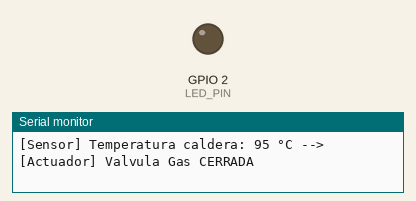
Recording of a sketch running on a simulated ESP32. On the bench: output pins drawn as LEDs (lit = HIGH), the last lines printed to the serial monitor. Random numbers use the default seed unless the sketch sets one.

Above: at 6.0 s.
At 16.0 s:
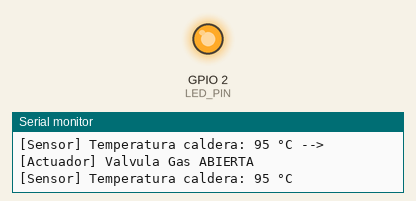
Timing chart, 0 to 28.3 s (numbered marks = the images above):
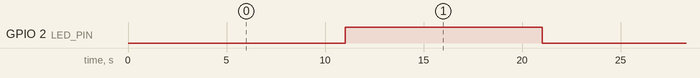

The sketch:

ej1.ino
```cpp
/*
 * Sistemas embebidos y de tiempo real
 * Ejercicio1: Control de temperatura de caldera
 * Autor: Waldo Fusiman
 */


#include "ej1.h"

int temperature = 0;  // Valor de temperatura actual
bool valve = false;   // valvula abierta=true, cerrada=false
int counter = 0;  // contador de tiempo on/off de la valvula
SemaphoreHandle_t xMutexTemperature; // mutex para proteger lectura/escritura de temperatura y seteo de valvula

/*
* Abre/cierra valvula, enciende/apaga led.
*/
static void setValve( bool on_off ) {
  valve = on_off;
  digitalWrite( LED_PIN, on_off ? HIGH:LOW );
}

void setup() {
  initSystem();
  delay( 1000 );

  Serial.println("\t|---------------------------------------------------------------");
  Serial.println("\t| Inicia Sistema de Control de Caldera");
  Serial.printf("\t| Temperatura de caldera inicial %d°C\n", temperature );
  Serial.println("\t| Comando:");
  Serial.println("\t|  T:XX (ej. T:50 -> cambia la temperatura de la caldera a 50°C)");
  Serial.println("\t|---------------------------------------------------------------");

  // Creacion de tareas
  xTaskCreatePinnedToCore( temperatureControlSecurity, "Control de seguridad limite de temperatura", TASK_STACK_SIZE, NULL, PRIORITY_SECURITY, NULL, CORE );
  xTaskCreatePinnedToCore( temperatureReader, "Lectura de temperatura", TASK_STACK_SIZE, NULL, PRIORITY_READ, NULL, CORE );
  xTaskCreatePinnedToCore( temperatureControlNormal, "Control normal de temperatura", TASK_STACK_SIZE, NULL, PRIORITY_CONTROL, NULL, CORE );
  xTaskCreatePinnedToCore( temperatureValveNotif, "Notificacion temperatura valvula", TASK_STACK_SIZE, NULL, PRIORITY_NOTIF, NULL, CORE );
}

void loop() {
  // quita la tarea del scheduler
  vTaskDelete( NULL );
}

/*
* Inicializa
*/
void initSystem() {
  // inicializa monitor serial
  Serial.begin( SERIAL_BAUD );
  Serial.setTimeout(50);
  //limpiar el buffer: Lee y descarta todo lo que tenga acumulado
  while (Serial.available() > 0) {
    Serial.read();
  }

  // Inicializa led (apagado: caldera apagada)
  pinMode( LED_PIN, OUTPUT );
  setValve( false );

  // Inicializa temperatura aleatoria y valvula cerrada
  randomSeed( esp_random() );
  temperature = random( 50,121 ); // temperatura inicial entre 50 y 120
  counter = 0; // contador reseteado
  // Iniicializa mutex
  xMutexTemperature = xSemaphoreCreateMutex();
}

/*
* Lectura de temperatura
* Prioridad = 2, peridicidad 1 segundo
*/
void temperatureReader( void *pvParams ) {
  TickType_t xLastWakeTime = xTaskGetTickCount();
  const TickType_t period = pdMS_TO_TICKS( PERIOD_READ_MS );
  char buf[16];
  uint8_t n = 0;

  for (;;) {
    vTaskDelayUntil( &xLastWakeTime, period );

    while (Serial.available() > 0) {
      char c = (char)Serial.read();
      if (c == '\n' || c == '\r') {
        if (n > 0) {
          buf[n] = '\0';
          n = 0;
          int temp;
          if (sscanf( buf, "T:%d", &temp ) == 1 && temp > -50 && temp < 300) {
            if (xSemaphoreTake( xMutexTemperature, pdMS_TO_TICKS(50) ) == pdTRUE) {
              temperature = temp;
              xSemaphoreGive( xMutexTemperature );
            }
          }
        }
      } else if (n < sizeof(buf) - 1) {
        buf[n++] = c;
      } else {
        n = 0;  // linea demasiado larga: descartar
      }
    }
  }
}

/*
* Control de seguridad de temperatura sobre el limite permitido
*/
void temperatureControlSecurity( void *pvParams ) {
  TickType_t xLastWakeTime = xTaskGetTickCount();
  const TickType_t period = pdMS_TO_TICKS( PERIOD_SECURITY_MS );

  for (;;) {
    xSemaphoreTake( xMutexTemperature, portMAX_DELAY);
    // Controla si el valor supera la temperatura maxima 98°C.
    if (temperature > TEMP_MAX) {
      setValve( false );
      counter = 0;
    }
    xSemaphoreGive( xMutexTemperature );
    vTaskDelayUntil( &xLastWakeTime, period );
  }
}

/*
* Control normal de temperatura entre los limites permitidos
*/
void temperatureControlNormal( void *pvParams ) {
  TickType_t xLastWakeTime = xTaskGetTickCount();
  const TickType_t period = pdMS_TO_TICKS( PERIOD_CONTROL_MS );

  for (;;) {
    xSemaphoreTake( xMutexTemperature, portMAX_DELAY );
    if (valve){ // si la valvula esta abierta.
      if (counter < TIME_ON_OFF) // si no completo el tiempo de valvula abierta, incrementa.
        counter++;
      if (counter >= TIME_ON_OFF) { // si completo el tiempo de valvula abierta, se cierra valvula.
        setValve( false );
        counter = 0;
      }
    }
    else { // valvula cerrada
      if (counter < TIME_ON_OFF) {// si no completo el tiempo de valvula cerrada, incrementa.
        counter++;
      }
      else if (temperature < TEMP_MAX) { // si se completo el tiempo de cerrado y la temperatura no esta al limite, se abre valvula
        setValve( true );
        counter = 0;
      }
    }
    xSemaphoreGive( xMutexTemperature );
    vTaskDelayUntil( &xLastWakeTime, period );
  }
}

/*
* Ejecucion simulacion calentamiento/enfriamiento de la caldera
* y notificacion de cambios de estado  de la valvula
*/
void temperatureValveNotif( void *pvParams ) {
  TickType_t xLastWakeTime = xTaskGetTickCount();
  const TickType_t period = pdMS_TO_TICKS( PERIOD_NOTIF_MS );

  int counterHeat = 0; // contador de calentamiento
  int counterCool = 0; // contador de enfriamiento
  int counterNotif = 0; // contador para notificar
  bool lastValve = !valve; // ultimo valor de la valvula

  for (;;) {
    vTaskDelayUntil(&xLastWakeTime, period);
    bool v;
    int t;

    xSemaphoreTake(xMutexTemperature, portMAX_DELAY);
    if (valve) {
        counterHeat++;
        if (counterHeat >= HEAT_SECONDS) { // +1°C cada 10 segundos
          temperature++;
          counterHeat = 0;
        }
    } else {
        counterCool++;
        if (counterCool >= COOL_SECONDS) { // -1°C cada 20 segundos
          temperature--;
          counterCool = 0;
        }
    }
    v = valve;
    t = temperature;
    xSemaphoreGive(xMutexTemperature);

    if (v != lastValve) { // Si cambio el estado de la valvula se imprime
        Serial.printf( "[Sensor] Temperatura caldera: %d °C --> [Actuador] Valvula Gas %s\n",t, v ? "ABIERTA" : "CERRADA" );
        lastValve = v;
    }
    else if (++counterNotif >= NOTIF_SECONDS) { // Evaluación y Notificación cada 5 segundos
      counterNotif = 0;
      Serial.printf("[Sensor] Temperatura caldera: %d °C\n", t);
    }
  }
}
```

ej1.h
```cpp
/*
 * ej1.h
 * Sistemas embebidos y de tiempo real.
 * Ejercicio 1: Control de caldera
 * Autor: Waldo Fusiman
 */

#ifndef EJ1_H

#define EJ1_H

#include <stdio.h>
#include <string.h>
#include <stddef.h>

#include "freertos/FreeRTOS.h"
#include "freertos/task.h"
#include "freertos/semphr.h"

#define SERIAL_BAUD           115200

#define TEMP_MAX              98     // Temperatura maxima de la caldera
#define TEMP_MIN              70     // Temperatura minima de la caldera
#define TIME_ON_OFF           10     // minimo encendida y minimo apagada en segundos

#define PERIOD_SECURITY_MS   500      // periodo tarea control de seguridad, 1/2 segundo
#define PERIOD_READ_MS       1000     // periodo tarea lector temperatura 1 segundo
#define PERIOD_CONTROL_MS    1000     // periodo tarea control normal de temperatura 1 segundo
#define PERIOD_NOTIF_MS      1000     // periodo tarea notificacion 1 segundo

// Simulacion y notificacion de la caldera
#define HEAT_SECONDS         10 // +1° C cada 10 segundos
#define COOL_SECONDS         20 // -1° C cada 20 segundos
#define NOTIF_SECONDS        5  // evaluacion/notificacion cada 5 s

#define PRIORITY_SECURITY    4  // prioridad tarea control de seguridad
#define PRIORITY_READ        3  // prioridad tarea lectura de temperatura
#define PRIORITY_CONTROL     2  // prioridad tarea control normal.
#define PRIORITY_NOTIF       1  // priorirdad tarea notificacion valores

#define TASK_STACK_SIZE      4096 // tamaño de pila de las tareas
#define CORE                 1    // Un core
#define LED_PIN              2    // Pin led de la placa

/* -- variables globales */
extern int temperature;   // Valor de temperatura actual
extern bool valve;        // valvula => abierta=true, cerrada=false
extern int counter;       // contador de segundos
extern SemaphoreHandle_t xMutexTemperature; // acceso lectura/escritura al valor de la temperatura

/* -- prototipos */

void temperatureReader( void *pvParams );
void temperatureControlSecurity( void * pvParams );
void temperatureControlNormal( void *pvParams );
void temperatureValveNotif( void *pvParams );

void initSystem();

#endif
```

Measured:
- by itself, GPIO 2 (LED_PIN): alternates HIGH for 10.0 s and LOW for 11.0 s
